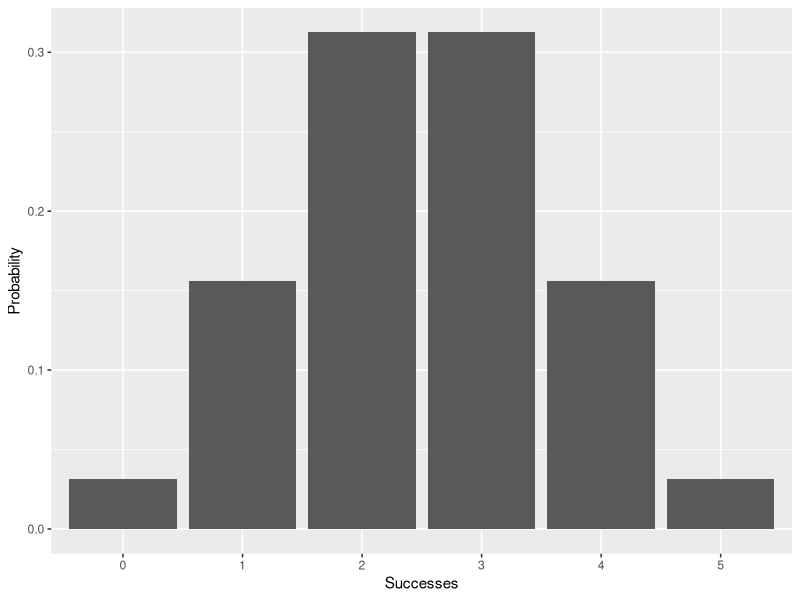
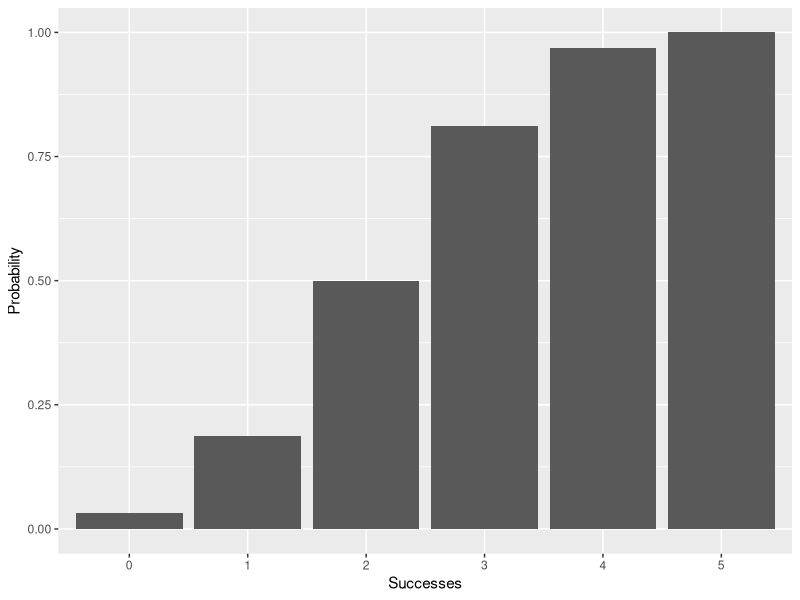
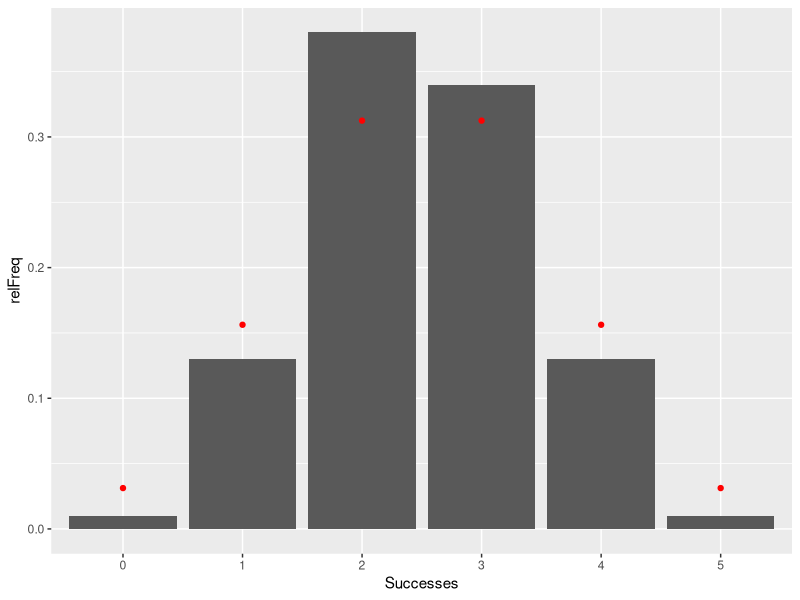
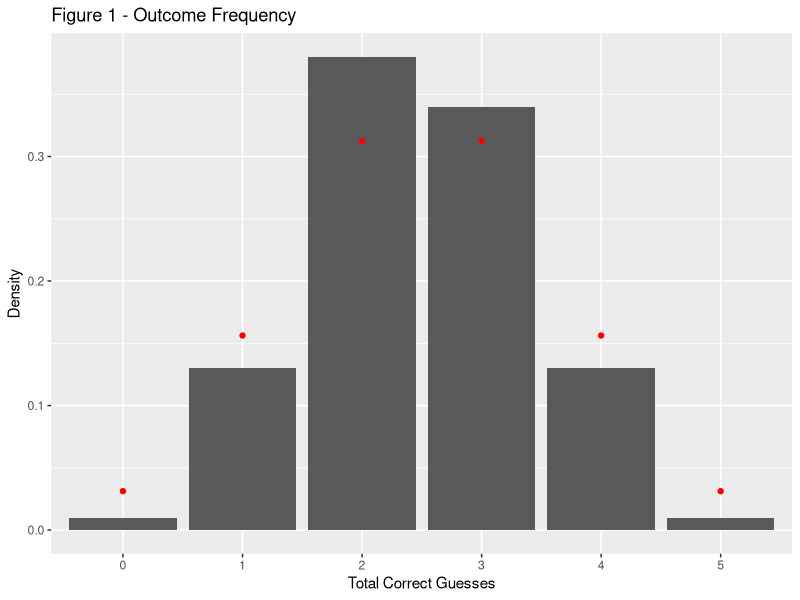

Here is the R script that generated these plots, in order:
## ---- chunk 1
library(tidyverse)
## ---- chunk 2
n <- 5
p <- 0.5

n*p

sqrt(n*p*(1-p))
## ---- chunk 3
k <- 3
q <- 1-p

step1 <- factorial(n)/(factorial(k)*factorial(n-k))
step2 <- p^k*q^(n-k)

step1*step2
## ---- chunk 4
dbinom(k, n, p)
## ---- chunk 5
dbinom(0:5, n, p)
## ---- chunk 6
dat <- tibble(Successes = as.factor(0:5), Probability = dbinom(0:5, n, p))

ggplot(dat, aes(Successes, Probability)) + geom_bar(stat = 'identity')
## ---- chunk 7
pbinom(k, n, p)

pbinom(0:5, n, p)
## ---- chunk 8
pDat <- tibble(Successes = as.factor(0:5), Probability = pbinom(0:5, n, p))
ggplot(pDat, aes(x = Successes, y = Probability)) + geom_bar(stat = 'identity')
## ---- chunk 9
set.seed(608)
handDat <- tibble(Successes = as.factor(round(rnorm(100, mean = 2.5, sd = .90), 0)))

freqDistr <- handDat %>%
  count(Successes) %>%
  mutate(relFreq = n / sum(n),
         expProb = dbinom(0:5, 5, 0.5)) %>%
    rename(rawFreq = n) 

freqDistr
## ---- chunk 10
p1 <- ggplot(freqDistr, aes(x = Successes, y = relFreq)) + geom_bar(stat = 'identity') +
  geom_point(aes(x = Successes, y = expProb), colour = 'red')
  
p1
## ---- chunk 11
p1 + 
  ggtitle('Figure 1 - Outcome Frequency') + 
  labs(x = 'Total Correct Guesses', y = 'Density')
